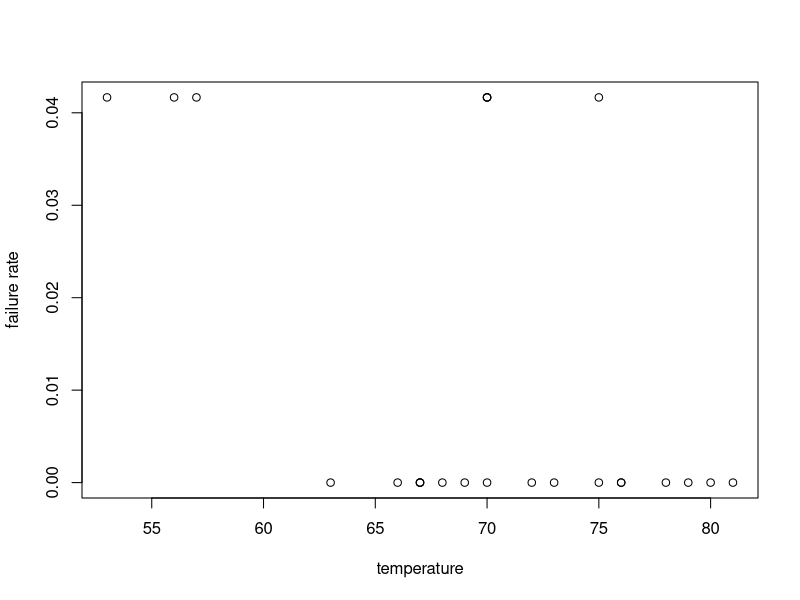

Write the R code that produced this figure.
## ---- chunk 1
knitr::opts_chunk$set(echo = TRUE)
## ---- chunk 2
data <-
  data.frame(temperature = c(53, 56, 57, 63, 66, 67, 67, 67, 
                             68, 69, 70, 70, 70, 70, 72, 73, 
                             75, 75, 76, 76, 78, 79, 80, 81), 
                  failure = c(1, 1, 1, 0, 0, 0, 0, 0, 
                              0, 0, 0, 1, 1, 1, 0, 0, 
                              0, 1, 0, 0, 0, 0, 0, 0))

head(data)

## ---- chunk 3

plot(data$temperature, data$failure/nrow(data), 
     xlab="temperature", ylab="failure rate")
## ---- chunk 4

##  One column binary response 

n <- nrow(data)
y0=as.numeric(data$failure)

X=matrix(1,n,2)
X[,2]=data$temperature


#### Fit logistic regressions 

logit.y = glm(y0~data$temperature, family=binomial)

summary(logit.y)

## ---- chunk 5

logit.y$coef
V = vcov(logit.y)

#Wald test

Wald <-(logit.y$coef[2]-0)/sqrt(solve(V)[2,2])

Wald

p.val <- pnorm(Wald, lower.tail=TRUE)

p.val

## ---- chunk 6

#95% CI for beta
c(logit.y$coef[2]-1.96*sqrt(V[2,2]), 
  logit.y$coef[2]+1.96*sqrt(V[2,2]))


## ---- chunk 7
# At temp = 31, parameter theta = alpha + beta*31
theta_hat = logit.y$coef[1]+logit.y$coef[2]*31

exp(theta_hat) # Predicted survival odds 

exp(theta_hat)/(1+exp(theta_hat)) # Predicted survival probability 

